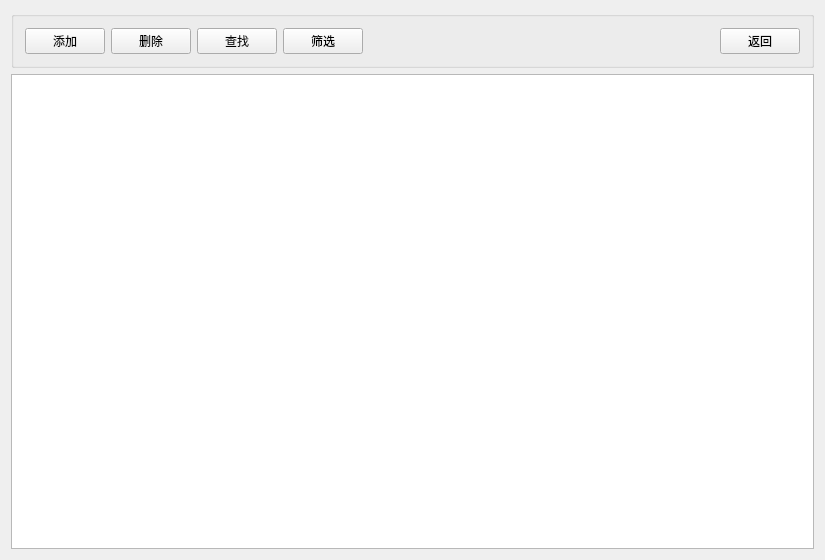
<?xml version="1.0" encoding="UTF-8"?>
<ui version="4.0">
 <class>MemberWidget</class>
 <widget class="QWidget" name="MemberWidget">
  <property name="geometry">
   <rect>
    <x>0</x>
    <y>0</y>
    <width>825</width>
    <height>560</height>
   </rect>
  </property>
  <property name="windowTitle">
   <string>MemberWidget</string>
  </property>
  <property name="windowIcon">
   <iconset resource="resource/shopicon.qrc">
    <normaloff>:/member.png</normaloff>:/member.png</iconset>
  </property>
  <layout class="QVBoxLayout" name="verticalLayout">
   <item>
    <widget class="QGroupBox" name="groupBox">
     <property name="title">
      <string/>
     </property>
     <layout class="QHBoxLayout" name="horizontalLayout">
      <item>
       <widget class="QPushButton" name="pushButton_add">
        <property name="text">
         <string>添加</string>
        </property>
       </widget>
      </item>
      <item>
       <widget class="QPushButton" name="pushButton_delete">
        <property name="text">
         <string>删除</string>
        </property>
       </widget>
      </item>
      <item>
       <widget class="QPushButton" name="pushButton_search">
        <property name="text">
         <string>查找</string>
        </property>
       </widget>
      </item>
      <item>
       <widget class="QPushButton" name="pushButton_select">
        <property name="text">
         <string>筛选</string>
        </property>
       </widget>
      </item>
      <item>
       <spacer name="horizontalSpacer">
        <property name="orientation">
         <enum>Qt::Horizontal</enum>
        </property>
        <property name="sizeHint" stdset="0">
         <size>
          <width>476</width>
          <height>20</height>
         </size>
        </property>
       </spacer>
      </item>
      <item>
       <widget class="QPushButton" name="pushButton_back">
        <property name="text">
         <string>返回</string>
        </property>
       </widget>
      </item>
     </layout>
    </widget>
   </item>
   <item>
    <widget class="QTableWidget" name="tableWidget"/>
   </item>
  </layout>
 </widget>
 <layoutdefault spacing="6" margin="11"/>
 <resources>
  <include location="resource/shopicon.qrc"/>
 </resources>
 <connections/>
</ui>
